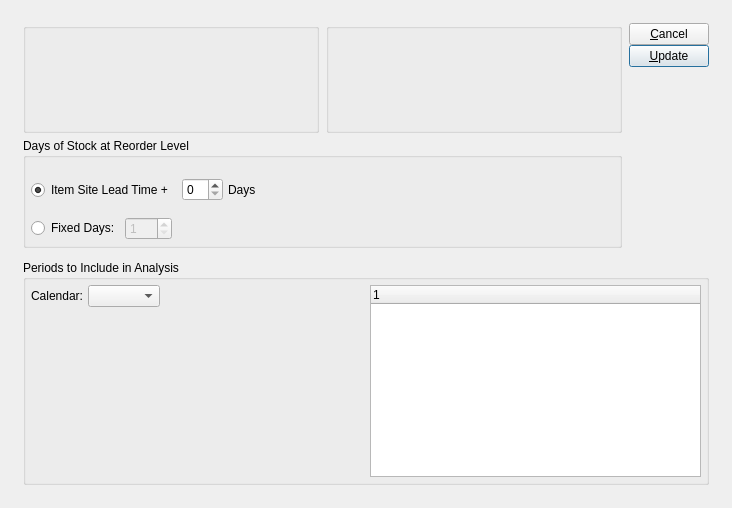
<?xml version="1.0" encoding="UTF-8"?>
<ui version="4.0">
 <comment>This file is part of the xTuple ERP: PostBooks Edition, a free and
open source Enterprise Resource Planning software suite,
Copyright (c) 1999-2018 by OpenMFG LLC, d/b/a xTuple.
It is licensed to you under the Common Public Attribution License
version 1.0, the full text of which (including xTuple-specific Exhibits)
is available at www.xtuple.com/CPAL.  By using this software, you agree
to be bound by its terms.</comment>
 <class>updateOUTLevels</class>
 <widget class="QDialog" name="updateOUTLevels">
  <property name="geometry">
   <rect>
    <x>0</x>
    <y>0</y>
    <width>732</width>
    <height>508</height>
   </rect>
  </property>
  <property name="windowTitle">
   <string>Update Order Up To Levels by Planner Code</string>
  </property>
  <layout class="QGridLayout" name="gridLayout_2">
   <item row="0" column="0">
    <layout class="QGridLayout" name="gridLayout">
     <property name="margin">
      <number>12</number>
     </property>
     <property name="spacing">
      <number>12</number>
     </property>
     <item row="0" column="0">
      <layout class="QHBoxLayout">
       <property name="spacing">
        <number>7</number>
       </property>
       <item>
        <layout class="QVBoxLayout">
         <property name="spacing">
          <number>5</number>
         </property>
         <item>
          <layout class="QHBoxLayout">
           <property name="spacing">
            <number>7</number>
           </property>
           <item>
            <layout class="QVBoxLayout">
             <property name="spacing">
              <number>0</number>
             </property>
             <item>
              <widget class="WarehouseGroup" name="_warehouse">
               <property name="fixedSize">
                <bool>false</bool>
               </property>
              </widget>
             </item>
            </layout>
           </item>
           <item>
            <widget class="ParameterGroup" name="_plannerCode">
             <property name="fixedSize">
              <bool>false</bool>
             </property>
            </widget>
           </item>
          </layout>
         </item>
         <item>
          <layout class="QHBoxLayout">
           <property name="spacing">
            <number>0</number>
           </property>
           <item>
            <widget class="QGroupBox" name="_daysGroup">
             <property name="title">
              <string>Days of Stock at Reorder Level</string>
             </property>
             <layout class="QVBoxLayout">
              <property name="spacing">
               <number>0</number>
              </property>
              <property name="margin">
               <number>5</number>
              </property>
              <item>
               <layout class="QHBoxLayout">
                <property name="spacing">
                 <number>5</number>
                </property>
                <item>
                 <widget class="QRadioButton" name="_leadTime">
                  <property name="text">
                   <string>Item Site Lead Time + </string>
                  </property>
                  <property name="checked">
                   <bool>true</bool>
                  </property>
                 </widget>
                </item>
                <item>
                 <widget class="QSpinBox" name="_leadTimePad"/>
                </item>
                <item>
                 <layout class="QHBoxLayout">
                  <property name="spacing">
                   <number>0</number>
                  </property>
                  <item>
                   <widget class="QLabel" name="_daysLit">
                    <property name="text">
                     <string>Days</string>
                    </property>
                   </widget>
                  </item>
                  <item>
                   <spacer>
                    <property name="orientation">
                     <enum>Qt::Horizontal</enum>
                    </property>
                    <property name="sizeType">
                     <enum>QSizePolicy::Expanding</enum>
                    </property>
                    <property name="sizeHint" stdset="0">
                     <size>
                      <width>20</width>
                      <height>20</height>
                     </size>
                    </property>
                   </spacer>
                  </item>
                 </layout>
                </item>
               </layout>
              </item>
              <item>
               <layout class="QHBoxLayout">
                <property name="spacing">
                 <number>5</number>
                </property>
                <item>
                 <widget class="QRadioButton" name="_fixedDays">
                  <property name="text">
                   <string>Fixed Days:</string>
                  </property>
                 </widget>
                </item>
                <item>
                 <layout class="QHBoxLayout">
                  <property name="spacing">
                   <number>0</number>
                  </property>
                  <item>
                   <widget class="QSpinBox" name="_days">
                    <property name="enabled">
                     <bool>false</bool>
                    </property>
                    <property name="minimum">
                     <number>1</number>
                    </property>
                    <property name="maximum">
                     <number>999</number>
                    </property>
                    <property name="value">
                     <number>1</number>
                    </property>
                   </widget>
                  </item>
                  <item>
                   <spacer>
                    <property name="orientation">
                     <enum>Qt::Horizontal</enum>
                    </property>
                    <property name="sizeType">
                     <enum>QSizePolicy::MinimumExpanding</enum>
                    </property>
                    <property name="sizeHint" stdset="0">
                     <size>
                      <width>0</width>
                      <height>20</height>
                     </size>
                    </property>
                   </spacer>
                  </item>
                 </layout>
                </item>
               </layout>
              </item>
             </layout>
            </widget>
           </item>
          </layout>
         </item>
        </layout>
       </item>
       <item>
        <layout class="QVBoxLayout">
         <property name="spacing">
          <number>0</number>
         </property>
         <item>
          <layout class="QVBoxLayout">
           <property name="spacing">
            <number>0</number>
           </property>
           <item>
            <widget class="QPushButton" name="_close">
             <property name="text">
              <string>&amp;Cancel</string>
             </property>
            </widget>
           </item>
           <item>
            <widget class="QPushButton" name="_update">
             <property name="text">
              <string>&amp;Update</string>
             </property>
             <property name="default">
              <bool>true</bool>
             </property>
            </widget>
           </item>
          </layout>
         </item>
         <item>
          <spacer>
           <property name="orientation">
            <enum>Qt::Vertical</enum>
           </property>
           <property name="sizeHint" stdset="0">
            <size>
             <width>20</width>
             <height>16</height>
            </size>
           </property>
          </spacer>
         </item>
        </layout>
       </item>
      </layout>
     </item>
     <item row="1" column="0">
      <widget class="QGroupBox" name="_periodsToInclude">
       <property name="title">
        <string>Periods to Include in Analysis</string>
       </property>
       <layout class="QHBoxLayout">
        <property name="spacing">
         <number>7</number>
        </property>
        <property name="margin">
         <number>5</number>
        </property>
        <item>
         <layout class="QVBoxLayout">
          <property name="spacing">
           <number>0</number>
          </property>
          <item>
           <layout class="QHBoxLayout">
            <property name="spacing">
             <number>5</number>
            </property>
            <item>
             <widget class="QLabel" name="_calendarLit">
              <property name="text">
               <string>Calendar:</string>
              </property>
              <property name="alignment">
               <set>Qt::AlignRight|Qt::AlignTrailing|Qt::AlignVCenter</set>
              </property>
             </widget>
            </item>
            <item>
             <widget class="CalendarComboBox" name="_calendar"/>
            </item>
            <item>
             <spacer name="horizontalSpacer">
              <property name="orientation">
               <enum>Qt::Horizontal</enum>
              </property>
              <property name="sizeHint" stdset="0">
               <size>
                <width>40</width>
                <height>20</height>
               </size>
              </property>
             </spacer>
            </item>
           </layout>
          </item>
          <item>
           <spacer>
            <property name="orientation">
             <enum>Qt::Vertical</enum>
            </property>
            <property name="sizeType">
             <enum>QSizePolicy::MinimumExpanding</enum>
            </property>
            <property name="sizeHint" stdset="0">
             <size>
              <width>20</width>
              <height>20</height>
             </size>
            </property>
           </spacer>
          </item>
         </layout>
        </item>
        <item>
         <widget class="PeriodsListView" name="_periods"/>
        </item>
       </layout>
      </widget>
     </item>
    </layout>
   </item>
  </layout>
 </widget>
 <layoutdefault spacing="6" margin="11"/>
 <customwidgets>
  <customwidget>
   <class>CalendarComboBox</class>
   <extends>XComboBox</extends>
   <header>calendarTools.h</header>
  </customwidget>
  <customwidget>
   <class>ParameterGroup</class>
   <extends>QGroupBox</extends>
   <header>parametergroup.h</header>
   <container>1</container>
  </customwidget>
  <customwidget>
   <class>PeriodsListView</class>
   <extends>XTreeWidget</extends>
   <header>calendarTools.h</header>
  </customwidget>
  <customwidget>
   <class>WarehouseGroup</class>
   <extends>QGroupBox</extends>
   <header>warehousegroup.h</header>
   <container>1</container>
  </customwidget>
  <customwidget>
   <class>XComboBox</class>
   <extends>QComboBox</extends>
   <header>xcombobox.h</header>
  </customwidget>
  <customwidget>
   <class>XTreeWidget</class>
   <extends>QTreeWidget</extends>
   <header>xtreewidget.h</header>
   <container>1</container>
  </customwidget>
 </customwidgets>
 <tabstops>
  <tabstop>_leadTime</tabstop>
  <tabstop>_leadTimePad</tabstop>
  <tabstop>_fixedDays</tabstop>
  <tabstop>_days</tabstop>
  <tabstop>_periods</tabstop>
  <tabstop>_update</tabstop>
  <tabstop>_close</tabstop>
 </tabstops>
 <resources/>
 <connections>
  <connection>
   <sender>_close</sender>
   <signal>clicked()</signal>
   <receiver>updateOUTLevels</receiver>
   <slot>reject()</slot>
   <hints>
    <hint type="sourcelabel">
     <x>20</x>
     <y>20</y>
    </hint>
    <hint type="destinationlabel">
     <x>20</x>
     <y>20</y>
    </hint>
   </hints>
  </connection>
  <connection>
   <sender>_fixedDays</sender>
   <signal>toggled(bool)</signal>
   <receiver>_days</receiver>
   <slot>setEnabled(bool)</slot>
   <hints>
    <hint type="sourcelabel">
     <x>20</x>
     <y>20</y>
    </hint>
    <hint type="destinationlabel">
     <x>20</x>
     <y>20</y>
    </hint>
   </hints>
  </connection>
  <connection>
   <sender>_leadTime</sender>
   <signal>toggled(bool)</signal>
   <receiver>_leadTimePad</receiver>
   <slot>setEnabled(bool)</slot>
   <hints>
    <hint type="sourcelabel">
     <x>20</x>
     <y>20</y>
    </hint>
    <hint type="destinationlabel">
     <x>20</x>
     <y>20</y>
    </hint>
   </hints>
  </connection>
  <connection>
   <sender>_calendar</sender>
   <signal>newCalendarId(int)</signal>
   <receiver>_periods</receiver>
   <slot>populate(int)</slot>
   <hints>
    <hint type="sourcelabel">
     <x>149</x>
     <y>291</y>
    </hint>
    <hint type="destinationlabel">
     <x>537</x>
     <y>380</y>
    </hint>
   </hints>
  </connection>
  <connection>
   <sender>_calendar</sender>
   <signal>select(ParameterList&amp;)</signal>
   <receiver>_periods</receiver>
   <slot>load(ParameterList&amp;)</slot>
   <hints>
    <hint type="sourcelabel">
     <x>149</x>
     <y>291</y>
    </hint>
    <hint type="destinationlabel">
     <x>537</x>
     <y>380</y>
    </hint>
   </hints>
  </connection>
 </connections>
</ui>
